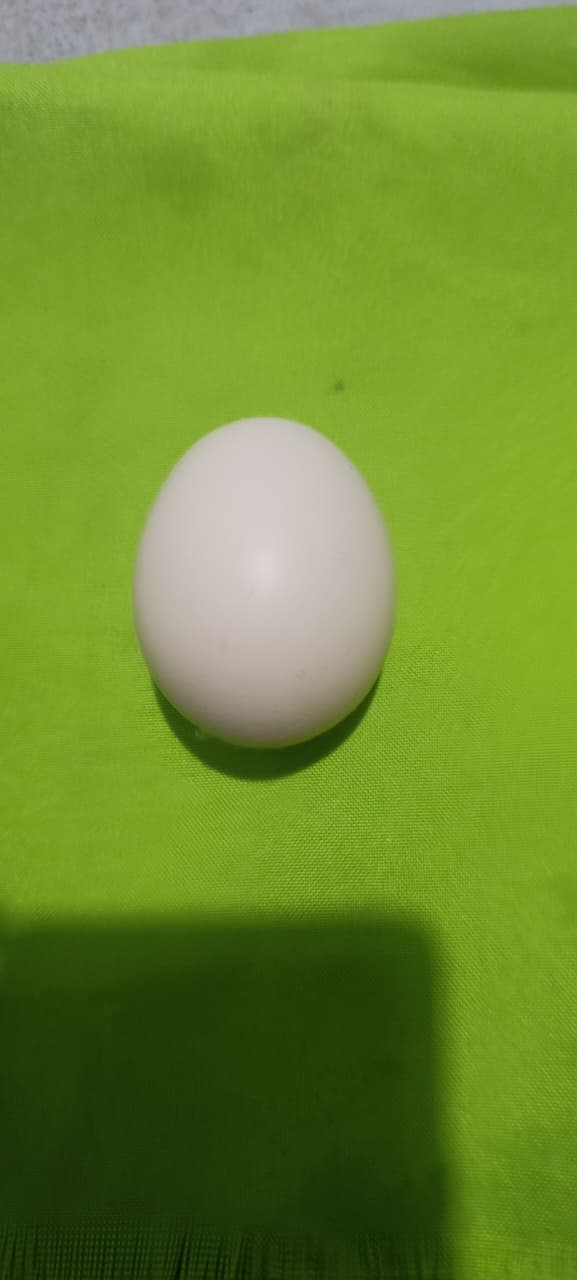
#> input picture data/raw/normal/huevo-normal.jpeg, 577 x 1280 px
$ python -i size.py   (imports and definitions only)
#> lines starting #> are read from the running program, lines starting #| are printed output that depends on the picture; after the words box and inside, x2 and y2 are one past the last pixel; in counts of white or black regions, pixels touching at a corner belong together
#> further down, picture is the input picture: shape (1280, 577, 3); mean B, G, R 46.4, 140.2, 109.8
"""
Paso 2: tamaño del huevo por medición con OpenCV (sin IA).

Flujo:
  1. medir_huevo(): separa al huevo de un fondo liso, se queda con el
     contorno más grande y devuelve su largo (eje mayor) y ancho
     (eje menor) en píxeles, con minAreaRect.
  2. estimar_tamano(): divide los píxeles por la escala de la cámara
     (model/scale.json, que genera scripts/calibrate.py con una foto
     de referencia) y devuelve las medidas en milímetros junto con la
     categoría de config.yaml.
"""

import json
from pathlib import Path

import cv2
import numpy as np
import yaml

# Raíz del proyecto: app/ está al lado de config.yaml
RAIZ = Path(__file__).resolve().parent.parent

# Controles de la segmentación: el huevo debe ocupar entre el 1% y el 95%
# de la foto. Si queda fuera de ese rango, algo salió mal.
AREA_MINIMA = 0.01
AREA_MAXIMA = 0.95

# Diferencia mínima de brillo entre el huevo y el fondo para confiar
# en la medición (escala 0-255). Con menos contraste, Otsu agarra ruido.
CONTRASTE_MINIMO = 10


# [4 lines left out: function cargar_config, not called in this run]


def cargar_imagen(imagen):
    """Acepta una ruta de archivo o una imagen ya cargada (BGR de OpenCV)."""
    if isinstance(imagen, (str, Path)):
        img = cv2.imread(str(imagen))
        if img is None:
            raise ValueError(f"No se pudo leer la imagen: {imagen}")
        return img
    return imagen


def _contorno_mas_grande(diferencia):
    """Umbraliza la diferencia y devuelve (contorno, área) del objeto mayor."""
    # Otsu elige el umbral solo, sobre una imagen donde el fondo queda en 0
    _, mascara = cv2.threshold(
        diferencia, 0, 255, cv2.THRESH_BINARY + cv2.THRESH_OTSU,
    )
    # Limpiar ruido y cerrar huecos del cascarón
    kernel = cv2.getStructuringElement(cv2.MORPH_ELLIPSE, (5, 5))
    mascara = cv2.morphologyEx(mascara, cv2.MORPH_OPEN, kernel)
    mascara = cv2.morphologyEx(mascara, cv2.MORPH_CLOSE, kernel)

    contornos, _ = cv2.findContours(
        mascara, cv2.RETR_EXTERNAL, cv2.CHAIN_APPROX_SIMPLE,
    )
    if not contornos:
        return None, 0.0
    contorno = max(contornos, key=cv2.contourArea)
    return contorno, float(cv2.contourArea(contorno))


def medir_huevo(imagen):
    """Segmenta el huevo sobre un fondo liso y lo mide.

    Devuelve (largo_px, ancho_px): los ejes del rectángulo mínimo que
    rodea al contorno más grande (minAreaRect). Lanza ValueError si no
    encuentra un objeto razonable.
    """
    img = cargar_imagen(imagen)
    alto, ancho = img.shape[:2]
#> alto = 1280; ancho = 577

    # 1) Pasar a escala de grises
    gris = cv2.cvtColor(img, cv2.COLOR_BGR2GRAY)
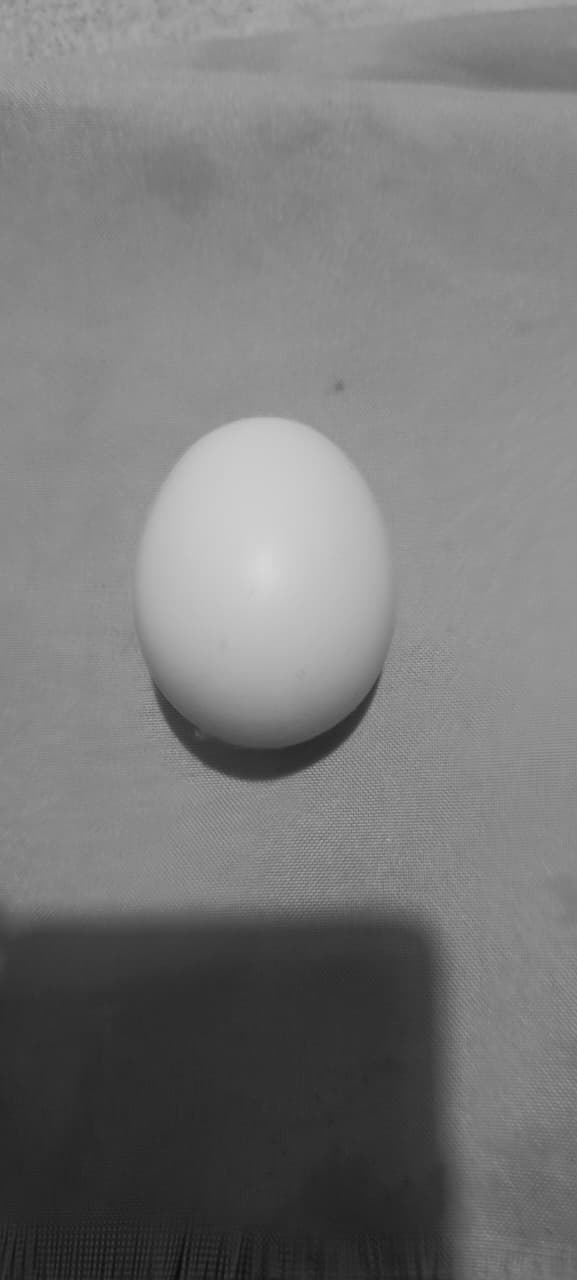
#> gris: shape (1280, 577); min 9, max 216, mean 120.4

    # 2) Estimar el color del fondo con los bordes de la foto
    #    (se asume un fondo liso que llega hasta el borde)
    borde = np.concatenate([gris[0, :], gris[-1, :], gris[:, 0], gris[:, -1]])
#> borde = 3714 values, max 168 at index 391, min 16 at index 752, mean 116.5
    fondo = float(np.median(borde))
#> fondo = 134

    # 3) Distancia al fondo en las DOS direcciones: el huevo puede ser
    #    más claro o más oscuro que el fondo. Nos quedamos con la dirección
    #    que encuentre el objeto más grande. Así una sombra proyectada
    #    (más oscura) no se confunde con un huevo blanco sobre fondo claro.
    gris_f = gris.astype(np.float32)
    diferencia_clara = np.clip(gris_f - fondo, 0, 255).astype(np.uint8)
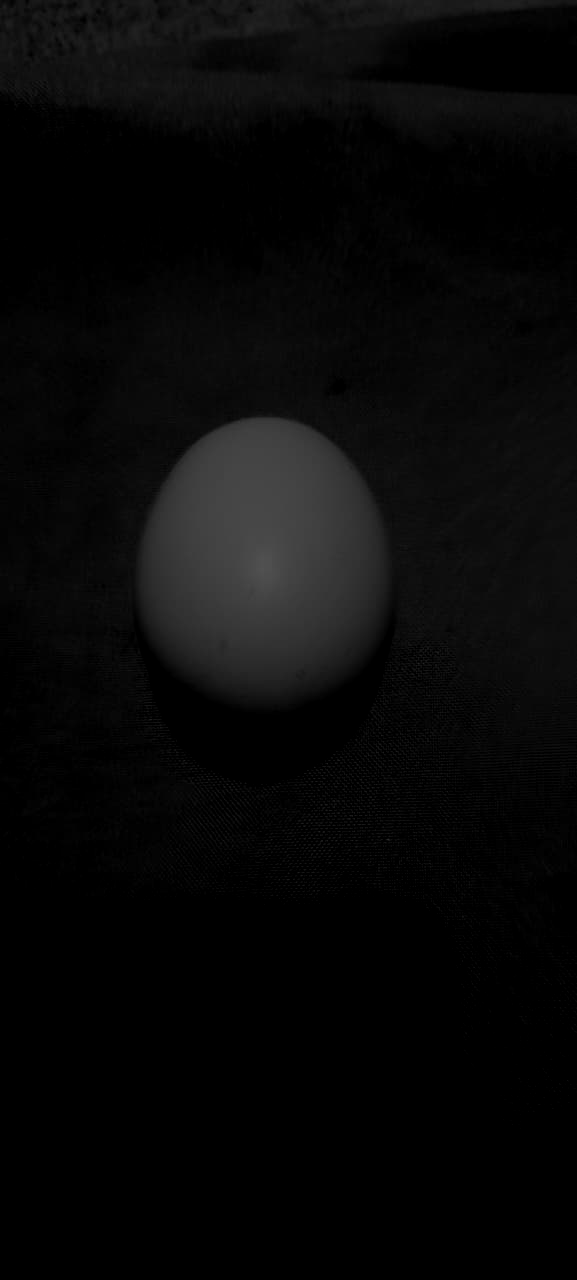
#> diferencia_clara: shape (1280, 577); min 0, max 82, mean 8.1
    diferencia_oscura = np.clip(fondo - gris_f, 0, 255).astype(np.uint8)
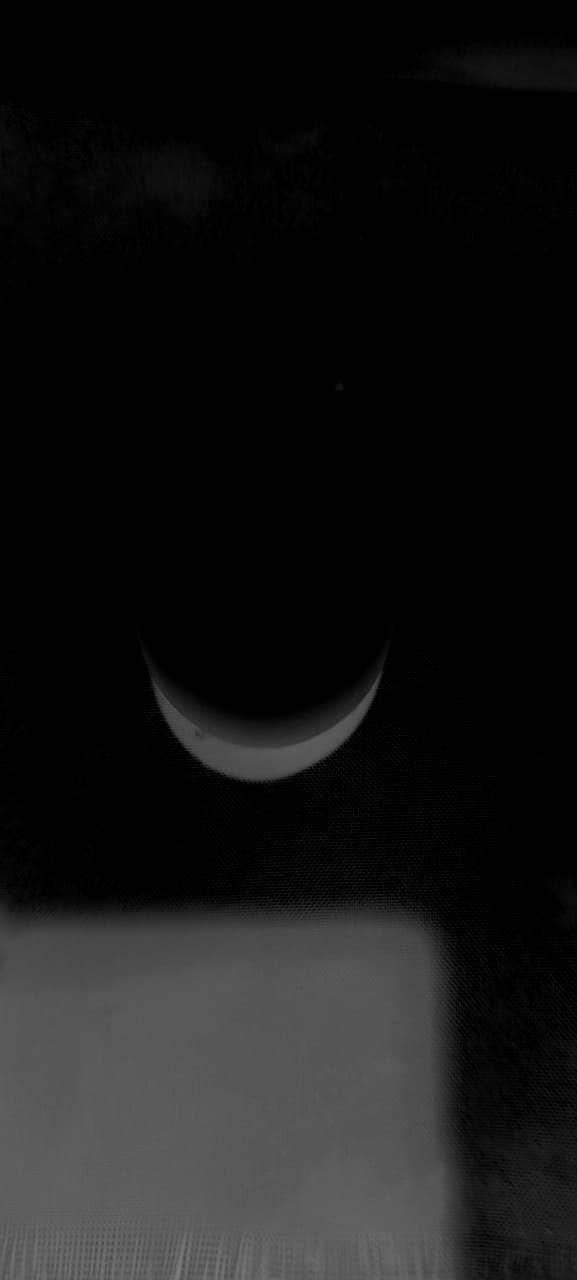
#> diferencia_oscura: shape (1280, 577); min 0, max 125, mean 21.7
    contorno, area = _contorno_mas_grande(diferencia_clara)
#> in _contorno_mas_grande, `_, mascara = cv2.threshold( diferencia, 0, 255, cv2.THRESH_BINARY + cv..`:
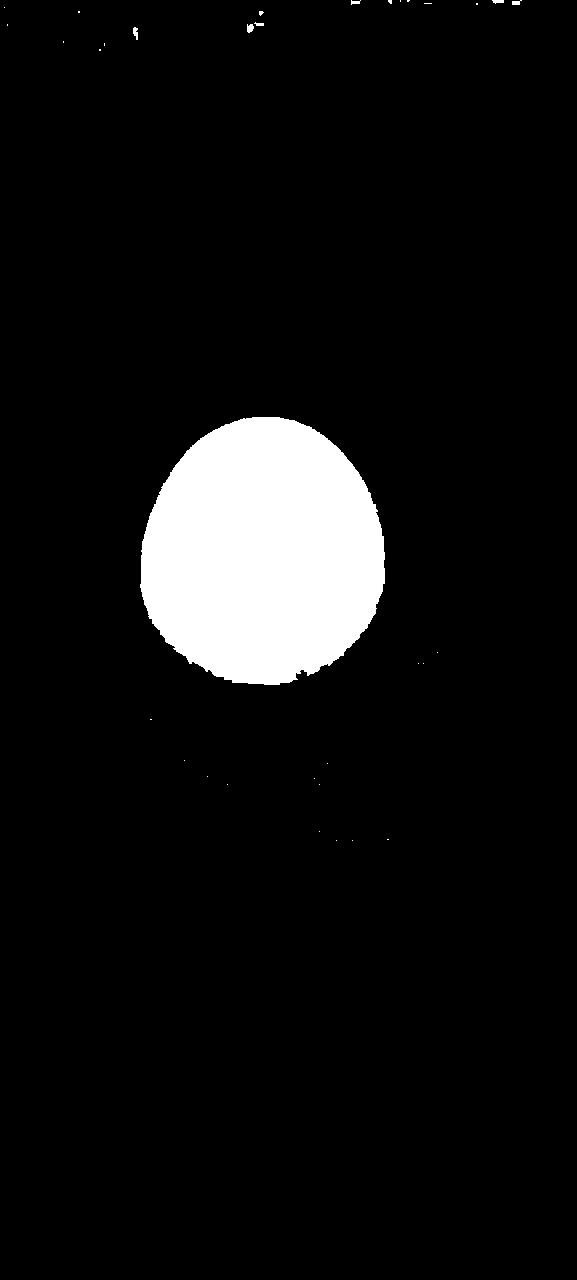
#> mascara: shape (1280, 577); 7% white; 33 white regions (26 under 20 px), largest, box (x1, y1, x2, y2) and area: (140, 417, 385, 685) 51199, (247, 24, 254, 33) 49, (133, 27, 138, 40) 45
#> in _contorno_mas_grande, `mascara = cv2.morphologyEx(mascara, cv2.MORPH_OPEN, kernel)`: mascara: shape (1280, 577); 6.9% white; 3 white regions, box (x1, y1, x2, y2) and area: (140, 417, 385, 685) 51144, (247, 25, 254, 33) 42, (493, 0, 504, 4) 32
#> in _contorno_mas_grande, `mascara = cv2.morphologyEx(mascara, cv2.MORPH_CLOSE, kernel)`: mascara: shape (1280, 577); 6.9% white; 3 white regions
#> in _contorno_mas_grande, `contornos, _ = cv2.findContours( mascara, cv2.RETR_EXTERNAL, cv2.CHAIN..`: contornos = 3 contours, 1 with area under 20; largest, box (x1, y1, x2, y2) and area: (140, 417, 385, 685) 50768, (247, 25, 254, 33) 31
#> in _contorno_mas_grande, `contorno = max(contornos, key=cv2.contourArea)`: contorno = contour of 423 points, box (x1, y1, x2, y2) (140, 417, 385, 685), area 50768
#> area = 50768
    contorno_oscuro, area_oscuro = _contorno_mas_grande(diferencia_oscura)
#> in _contorno_mas_grande (call 2), `_, mascara = cv2.threshold( diferencia, 0, 255, cv2.THRESH_BINARY + cv..`: mascara: shape (1280, 577); 23.1% white; 61 white regions (59 under 20 px), largest, box (x1, y1, x2, y2) and area: (0, 909, 466, 1280) 163166, (154, 674, 381, 781) 7546
#> in _contorno_mas_grande (call 2), `mascara = cv2.morphologyEx(mascara, cv2.MORPH_OPEN, kernel)`:
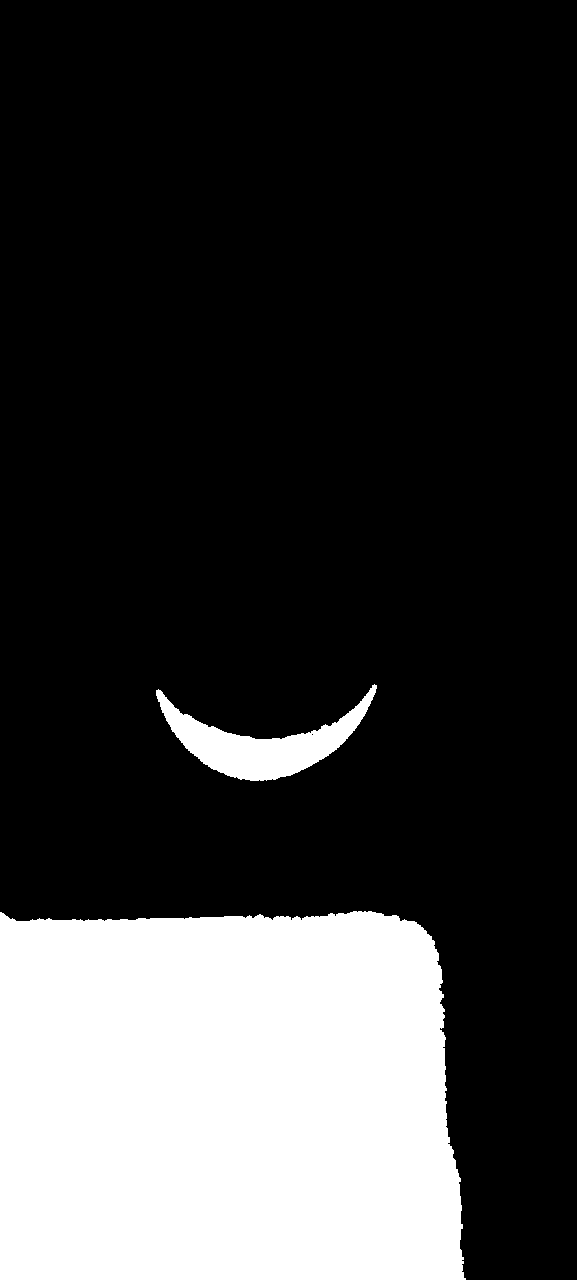
#> mascara: shape (1280, 577); 23% white; 2 white regions, box (x1, y1, x2, y2) and area: (0, 911, 466, 1280) 162696, (156, 684, 377, 781) 7410
#> in _contorno_mas_grande (call 2), `mascara = cv2.morphologyEx(mascara, cv2.MORPH_CLOSE, kernel)`: mascara: shape (1280, 577); 23% white; 2 white regions
#> in _contorno_mas_grande (call 2), `contornos, _ = cv2.findContours( mascara, cv2.RETR_EXTERNAL, cv2.CHAIN..`: contornos = 2 contours; box (x1, y1, x2, y2) and area: (0, 911, 466, 1280) 161931, (156, 684, 377, 781) 7160
#> in _contorno_mas_grande (call 2), `contorno = max(contornos, key=cv2.contourArea)`: contorno = contour of 355 points, box (x1, y1, x2, y2) (0, 911, 466, 1280), area 161931
#> contorno_oscuro has the same summary as contorno in _contorno_mas_grande; area_oscuro = 161931
    if area_oscuro > area:
        contorno, area = contorno_oscuro, area_oscuro
#> area = 161931

    # 4) Control: que haya un contorno de tamaño razonable
    if contorno is None or area < AREA_MINIMA * ancho * alto:
        raise ValueError(
            "No se encontró el huevo: revisá que la foto tenga un solo "
            "huevo sobre un fondo liso y con buen contraste."
        )
    if area > AREA_MAXIMA * ancho * alto:
        raise ValueError(
            "La segmentación tomó casi toda la foto: revisá la iluminación "
            "y que el fondo sea parejo."
        )

    # 5) Control de contraste: si el huevo no destaca del fondo,
    #    la medición no es confiable y conviene avisar en vez de mentir
    mascara_huevo = np.zeros(gris.shape, dtype=np.uint8)
    cv2.drawContours(mascara_huevo, [contorno], -1, 255, -1)
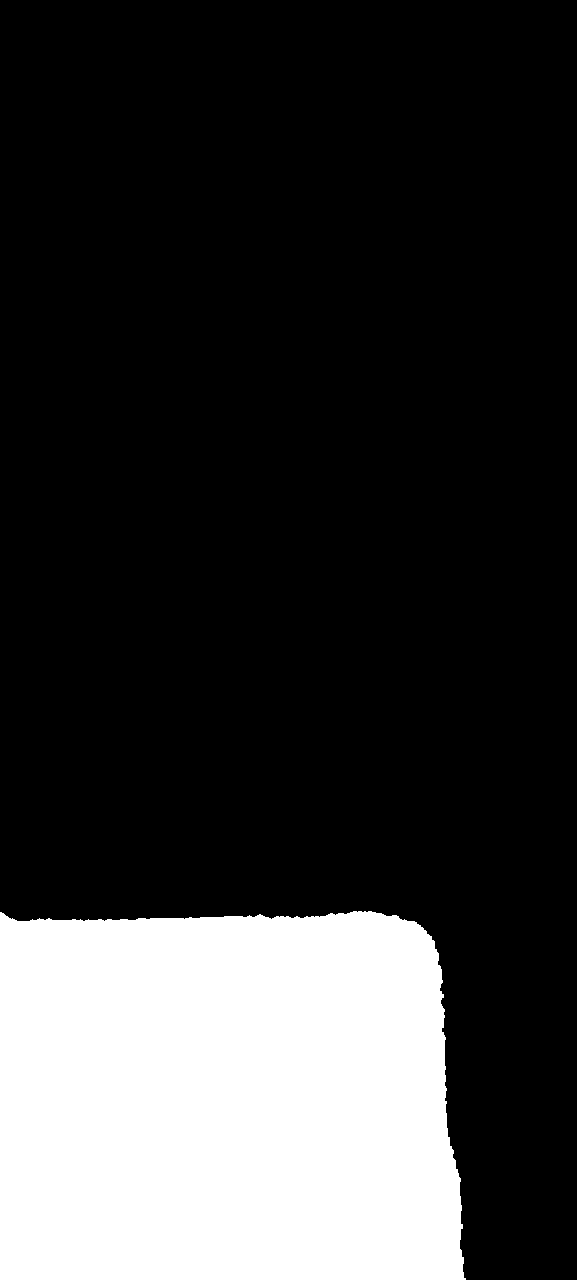
#> mascara_huevo: shape (1280, 577); 22% white; 1 white region, box (x1, y1, x2, y2) and area: (0, 911, 466, 1280) 162746
    brillo_dentro = float(np.median(gris[mascara_huevo > 0]))
#> brillo_dentro = 47
    if abs(brillo_dentro - fondo) < CONTRASTE_MINIMO:
        raise ValueError(
            f"Contraste insuficiente: el huevo difiere del fondo solo en "
            f"{abs(brillo_dentro - fondo):.0f} niveles (mínimo "
            f"{CONTRASTE_MINIMO}). Necesitás más luz o un fondo que "
            f"destaque más del cascarón."
        )

    # 6) Ejes del rectángulo mínimo que rodea al huevo:
    #    eje mayor = largo del huevo, eje menor = ancho
    (_, _), (ancho_r, largo_r), _ = cv2.minAreaRect(contorno)
#> ancho_r = 368; largo_r = 465
    largo_px = float(max(ancho_r, largo_r))
#> largo_px = 465
    ancho_px = float(min(ancho_r, largo_r))
#> ancho_px = 368

    return largo_px, ancho_px


# [51 lines left out: functions cargar_escala, categoria_para_dimensiones, estimar_tamano, not called in this run]

>>> import cv2
>>> picture = cv2.imread('../data/raw/normal/huevo-normal.jpeg')
>>> result = medir_huevo(picture)
#> result = (465, 368)
